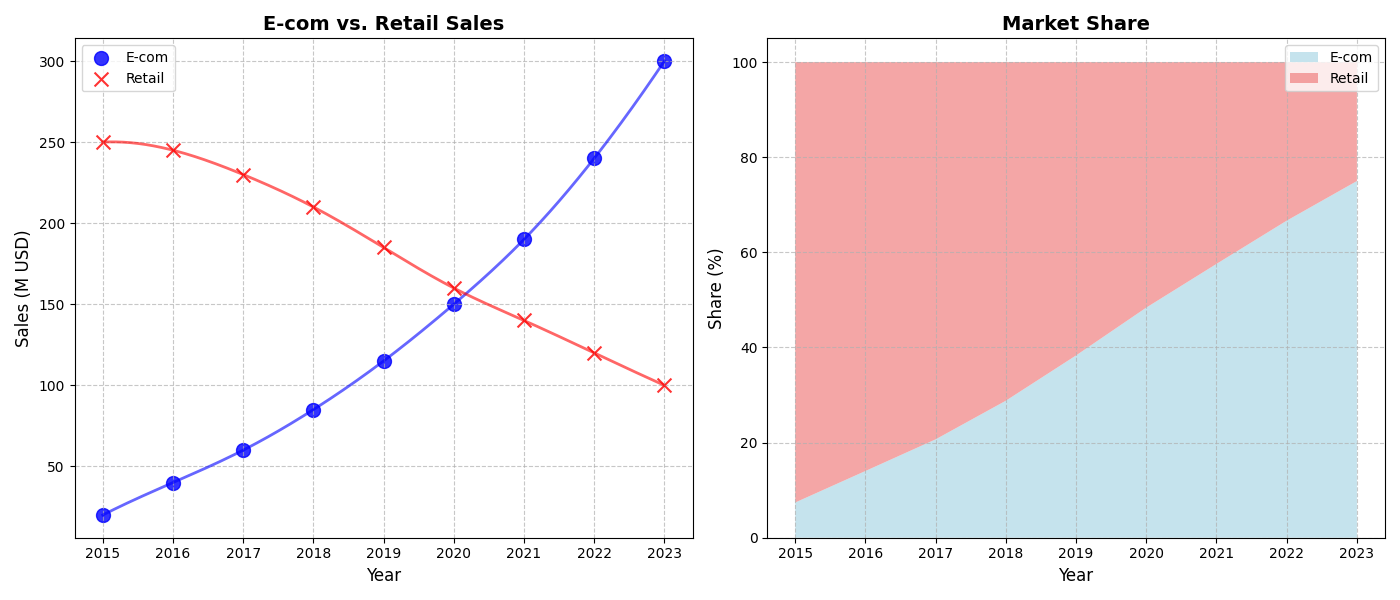

Source code (Python):
import matplotlib.pyplot as plt
import numpy as np
from scipy.interpolate import make_interp_spline

# Define the years and sales data
years = np.array([2015, 2016, 2017, 2018, 2019, 2020, 2021, 2022, 2023])
e_commerce_sales = np.array([20, 40, 60, 85, 115, 150, 190, 240, 300])
retail_sales = np.array([250, 245, 230, 210, 185, 160, 140, 120, 100])

# Define market share percentage data
e_commerce_market_share = e_commerce_sales / (e_commerce_sales + retail_sales) * 100
retail_market_share = retail_sales / (e_commerce_sales + retail_sales) * 100

# Create the figure and subplots
fig, (ax1, ax2) = plt.subplots(1, 2, figsize=(14, 6))

# Subplot 1: E-commerce vs Retail Sales
ax1.scatter(years, e_commerce_sales, color='blue', label='E-com', marker='o', s=100, alpha=0.8)
ax1.scatter(years, retail_sales, color='red', label='Retail', marker='x', s=100, alpha=0.8)

years_fine = np.linspace(years.min(), years.max(), 300)
e_commerce_spline = make_interp_spline(years, e_commerce_sales)(years_fine)
retail_spline = make_interp_spline(years, retail_sales)(years_fine)

ax1.plot(years_fine, e_commerce_spline, color='blue', linestyle='-', linewidth=2, alpha=0.6)
ax1.plot(years_fine, retail_spline, color='red', linestyle='-', linewidth=2, alpha=0.6)

ax1.set_title("E-com vs. Retail Sales", fontsize=14, weight='bold')
ax1.set_xlabel("Year", fontsize=12)
ax1.set_ylabel("Sales (M USD)", fontsize=12)
ax1.legend(loc='upper left')
ax1.grid(True, linestyle='--', alpha=0.7)

# Subplot 2: Market Share of E-commerce vs Retail
ax2.stackplot(years, e_commerce_market_share, retail_market_share, labels=['E-com', 'Retail'], colors=['lightblue', 'lightcoral'], alpha=0.7)
ax2.set_title("Market Share", fontsize=14, weight='bold')
ax2.set_xlabel("Year", fontsize=12)
ax2.set_ylabel("Share (%)", fontsize=12)
ax2.legend(loc='upper right')
ax2.grid(True, linestyle='--', alpha=0.7)

# Adjust layout to avoid overlap
plt.tight_layout()

# Display the plot
plt.show()
